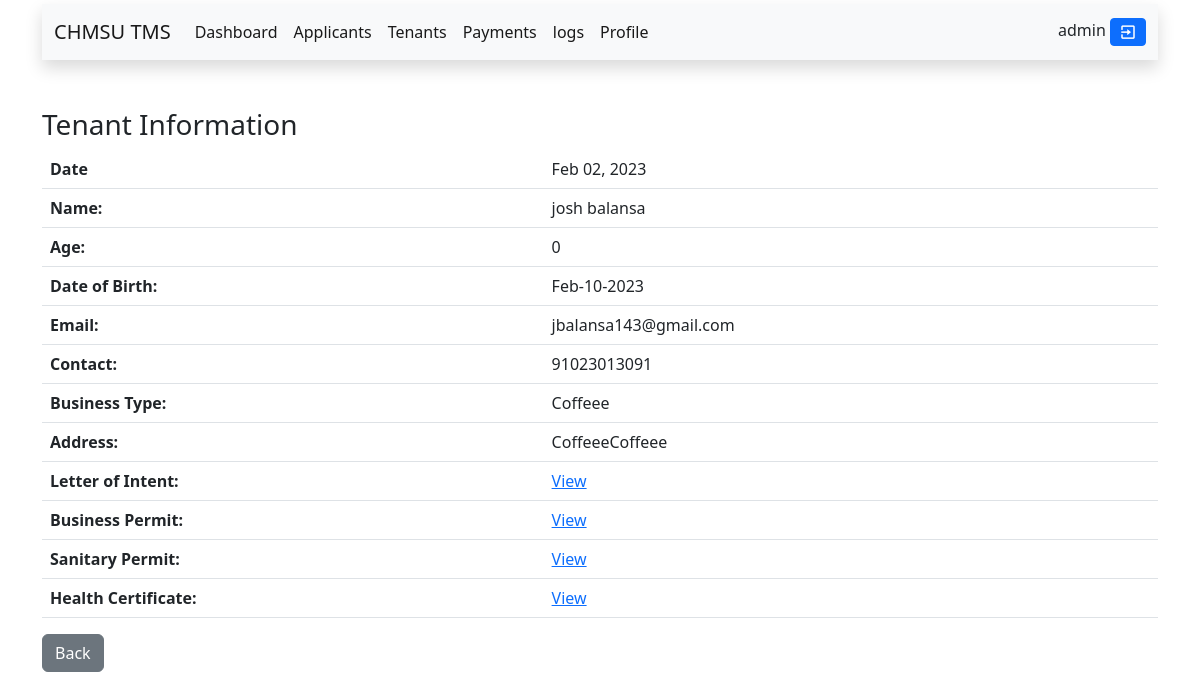
Screenshot of /admin/applicant_info.php?view=189 (signed in) with the database file from the repository.
### tables this page shows
CREATE TABLE `users` (
  `id` int(11) NOT NULL,
  `username` varchar(255) NOT NULL,
  `password` varchar(255) NOT NULL,
  `date` datetime NOT NULL DEFAULT current_timestamp(),
  `account_type` varchar(255) NOT NULL DEFAULT 'tenant',
  `user_id` int(11) NOT NULL,
  `status` varchar(10) NOT NULL DEFAULT 'active'
);

CREATE TABLE `tenants` (
  `id` int(11) NOT NULL,
  `fname` varchar(100) NOT NULL,
  `midname` varchar(255) NOT NULL,
  `lname` varchar(100) NOT NULL,
  `email` varchar(100) NOT NULL,
  `contact` varchar(11) NOT NULL,
  `birth_date` date NOT NULL,
  `business_type` varchar(100) NOT NULL,
  `address` varchar(255) NOT NULL,
  `l_intent` varchar(255) NOT NULL,
  `s_permit` varchar(255) NOT NULL,
  `b_permit` varchar(255) NOT NULL,
  `h_certificate` varchar(255) NOT NULL,
  `status` varchar(100) NOT NULL DEFAULT 'pending',
  `date` datetime(6) NOT NULL DEFAULT current_timestamp(6)
);

### admin/fetch.php (called while the page is built, shortened)
<?php
include("../connections.php");
$get_record = mysqli_query($connections, "SELECT * FROM users WHERE id='$user_id' ");
while ($row = mysqli_fetch_assoc($get_record)) {
    $db_username = $row["username"];
}

### admin/applicant_info.php (the view, shortened to what this page needs)
<?php
if (isset($_SESSION["id"])) :
    $user_id = $_SESSION["id"];
    include("../connections.php");
    include("fetch.php");
?>
    <!DOCTYPE html>
    <html lang="en">
    <head>
    </head>
    <body>
        <div class="container">
            <?php
            include("inc/top_nav.php");
            ?>
            <br><br>
            <?php
            if (isset($_GET['view'])) {
                $id = $_GET["view"];
                $get_applicant_info = mysqli_query($connections, "SELECT * FROM tenants WHERE id='$id'");
                while ($row = mysqli_fetch_assoc($get_applicant_info)) {
                    $db_first_name = $row["fname"];
                    $db_last_name = $row["lname"];
                    $db_birth_date = $row["birth_date"];
                    $db_address = $row["address"];
                    $db_email = $row["email"];
                    $db_type = $row["business_type"];
                    $db_contact = $row["contact"];
                    $db_date = $row["date"];
                }
                $date = date_create($db_birth_date);
                $db_birth_date = date_format($date, "M-d-Y");
                $age = date('Y') - date_format($date, 'Y');
                $fullname = $db_first_name . " " . $db_last_name;
            }
            ?>
            <h3>Tenant Information</h3>
            <table class="table table-striped">
                <thead>
                    <tr>
                        <th>Date</th>
                        <td><?php echo date('M d, Y', strtotime($db_date)) ?></td>
                    </tr>
                    <tr>
                        <th>Name:</th>
                        <td><?php echo $fullname ?></td>
                    </tr>
                    <tr>
                        <th>Age:</th>
                        <td><?php echo $age ?></td>
                    </tr>
                    <tr>
                        <th>Date of Birth:</th>
                        <td><?php echo $db_birth_date ?></td>
                    </tr>
                    <tr>
                        <th>Email:</th>
                        <td><?php echo $db_email ?></td>
                    </tr>
                    <tr>
                        <th>Contact:</th>
                        <td><?php echo $db_contact ?></td>
                    </tr>
                    <tr>
                        <th>Business Type:</th>
                        <td><?php echo $db_type ?></td>
                    </tr>
                    <tr>
                        <th>Address:</th>
                        <td><?php echo $db_address ?></td>
                    </tr>
                    <tr>
                        <th>Letter of Intent:</th>
                        <td>
                            <a href="#" data-bs-toggle="modal" data-bs-target="#view1">
                                View
                            </a>
                        </td>
                    </tr>
                    <tr>
                        <th>Business Permit:</th>
                        <td>
                            <a href="#" data-bs-toggle="modal" data-bs-target="#view2">
                                View
                            </a>
                        </td>
                    </tr>
                    <tr>
                        <th>Sanitary Permit:</th>
                        <td>
                            <a href="#" data-bs-toggle="modal" data-bs-target="#view3">
                                View
                            </a>
                        </td>
                    </tr>
                    <tr>
                        <th>Health Certificate:</th>
                        <td>
                            <a href="#" data-bs-toggle="modal" data-bs-target="#view4">
                                View
                            </a>
                        </td>
                    </tr>
                </thead>
            </table>
            <a href="applicants.php" class="btn btn-secondary">Back</a>
        </div>
    </body>
    </html>
<?php
else :
    @include "../error.php";
endif;
?>

### admin/inc/top_nav.php (shortened to what this page needs)
<nav class="navbar mt-1 navbar-expand-lg bg-light shadow">
    <div class="container-fluid">
        <a class="navbar-brand" href="index.php">CHMSU TMS</a>
        <div class="collapse navbar-collapse" id="navbarScroll">
            <ul class="navbar-nav me-auto my-2 my-lg-0 navbar-nav-scroll" style="--bs-scroll-height: 100px;">
                <li class="nav-item">
                    <a class="nav-link active" aria-current="page" href="index.php">Dashboard</a>
                </li>
                <li class="nav-item">
                    <a class="nav-link active" aria-current="page" href="applicants.php">Applicants</a>
                </li>
                <li class="nav-item">
                    <a class="nav-link active" aria-current="page" href="tenants.php">Tenants</a>
                </li>
                <li class="nav-item">
                    <a class="nav-link active" href="payments.php">Payments</a>
                </li>
                <li class="nav-item">
                    <a class="nav-link active" href="logs.php">logs</a>
                </li>
                <li class="nav-item">
                    <a class="nav-link active" href="profile.php">Profile</a>
                </li>
            </ul>
            <div>
                <?php echo "$db_username"; ?>
                <button title="Logout" type='submit' name="logoutUser" data-bs-toggle="modal" data-bs-target="#modalLogout" class='btn-sm btn btn-primary'><i class='bx bx-exit'></i></button>
            </div>
        </div>
    </div>
</nav>

### connections.php (style rules this page uses)
i { font-size: 18px; }

### rows the page displays
users: username "admin"
tenants: date "Feb 02, 2023", fullname "josh balansa", birth_date "0", birth_date "Feb-10-2023", email "jbalansa143@gmail.com", contact "91023013091", business_type "Coffeee", address "CoffeeeCoffeee"
